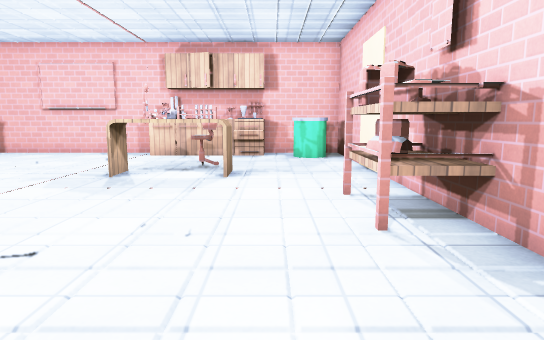
View 1 (above)

12 first-person views from a walk through a level from a Godot 3-D game. The camera is 1.2 m above the floor, tilts 8° down and sees 75° across. The floor is counted in squares, 0.9 m on a side. Each view is taken from the middle of a square. On the plan, view 1 faces up. The plan holds only what a view shows up to about 15 squares ahead; the rest is blank. The place goes on beyond the plan. Surface patterns are stand-ins for the level's own textures.

View 2
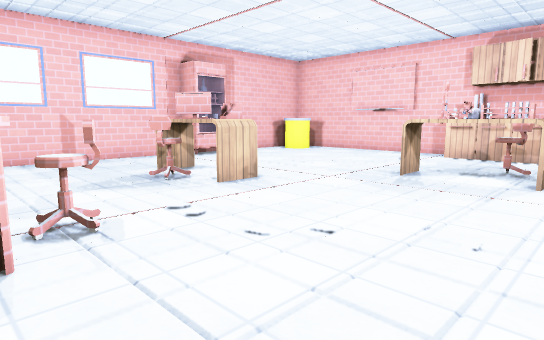

View 3
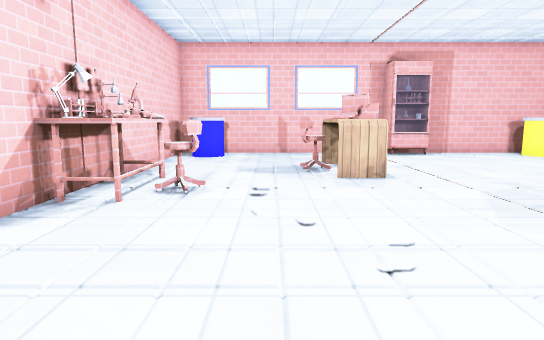

View 4
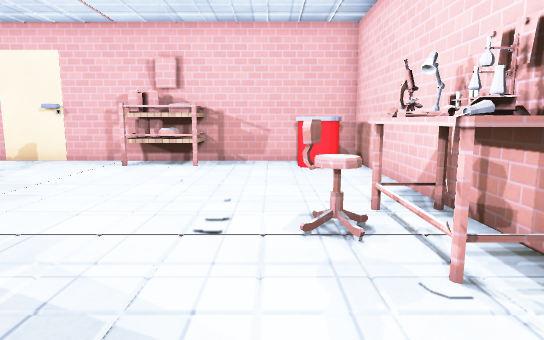

View 5
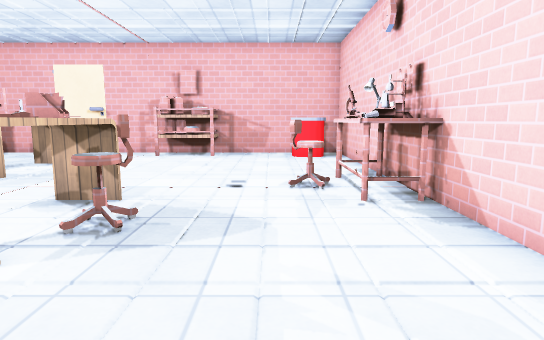

View 6
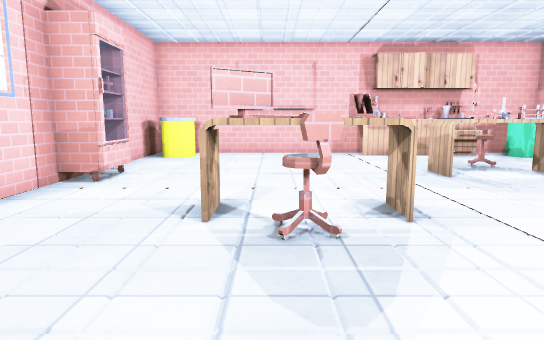

View 7
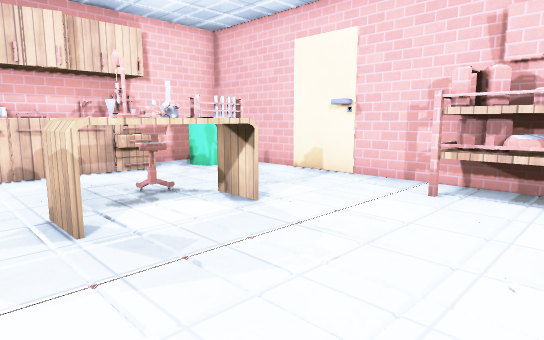

View 8
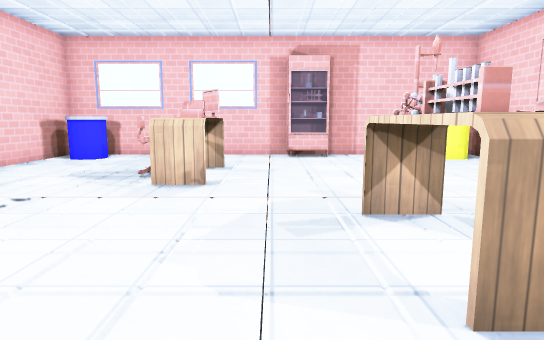

View 9
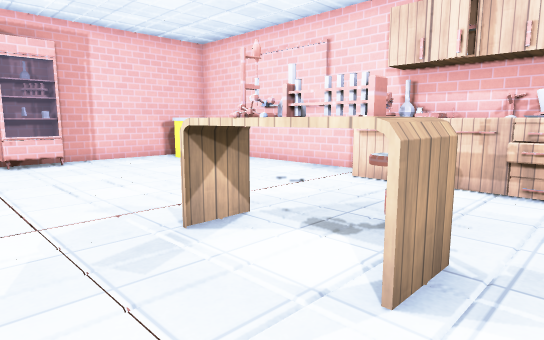

View 10
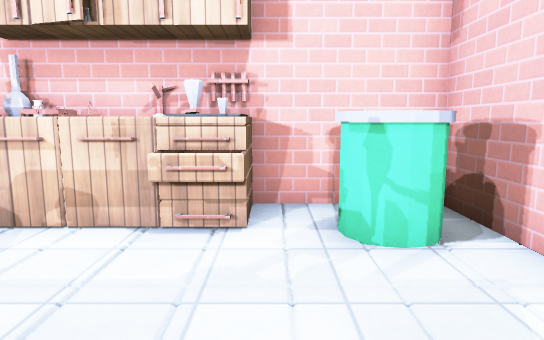

View 11
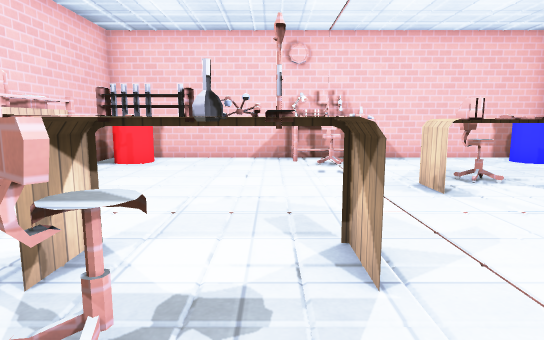

View 12
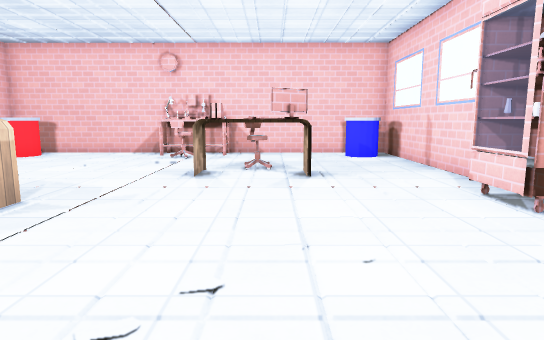

### Floor plan
Key: @ floor where view 1 was taken; # wall or solid block; . floor; / step, stairs or slope; D closed door; ^ raised ledge; S shelf; B bin; T table; F flask; O other object.
Columns run from 13 left of view 1 to 3 right of it. Each row starts with its distance up from view 1.
 15 #################
 14 #B.......#S#O.BB#
 13 #BB...../###S.BB#
 12 #......./.......#
 11 #......./.......#
 10 #......./..^...DD
  9 #O....../TOFT..DD
  8 #O....../.......#
  7 #......./.......#
  6 #......./......S#
  5 #...TTTT/......S#
  4 #....##./......##
  3 #......./.......#
  2 #......./.......#
  1 #BB.....^.....BB#
  0 #BB....FFO...@BB#
 -1 #################

Where each view was taken, in squares from view 1:
view 1: 0 up, 0 right, facing up
view 2: 0 up, 0 right, facing up-left
view 3: 3 up, 2 right, facing left
view 4: 2 up, 9 left, facing right
view 5: 2 up, 12 left, facing right
view 6: 0 up, 8 left, facing up
view 7: 4 up, 5 left, facing up-right
view 8: 7 up, 1 right, facing left
view 9: 6 up, 0 right, facing up-left
view 10: 9 up, 0 right, facing up
view 11: 12 up, 3 left, facing down
view 12: 14 up, 8 left, facing down
